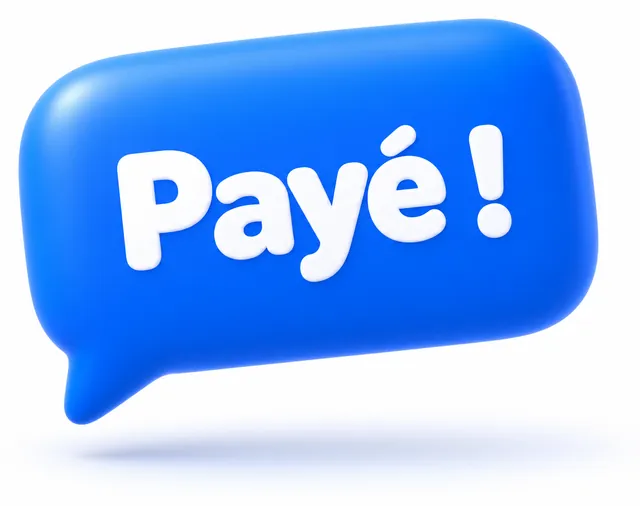
#> input picture site/assets/img/3d-paye.webp, 640 x 506 px, given in place of A-cut.png, which was not available
$ python crops.py ../../site/assets/img/3d-paye.webp ../../site/assets/img/arche-ceramique.webp
#> lines starting #> are read from the running program, lines starting #| are printed output that depends on the picture; pictures that were not available may be replaced by others from this repository, and a replacement may not be noted
import sys
from PIL import Image
S, SITE = sys.argv[1], sys.argv[2]
D = S + '/dl-pexels'
def crop(src, fx, fy, fw, ratio, out, size, mode='RGB', q=86):
#> called with fx = 0, fy = 0.13, fw = 0.95, ratio = 0.789, size = (1176, 1490), mode = 'RGBA', q = 88
    im = Image.open(src).convert(mode)
    W, H = im.size
#> W = 640; H = 506
    w = fw * W; h = w / ratio
#> after `w = fw * W`: w = 608
#> after `h = w / ratio`: h = 770.2
    x0, y0 = fx * W, fy * H
#> x0 = 0; y0 = 65.78
    if y0 + h > H: y0 = H - h
#> y0 = -264.2
    box = tuple(round(v) for v in (x0, y0, x0 + w, y0 + h))
#> box = (0, -264, 608, 506)
    im.crop(box).resize(size, Image.LANCZOS).save(out, 'WEBP', quality=q, method=6)
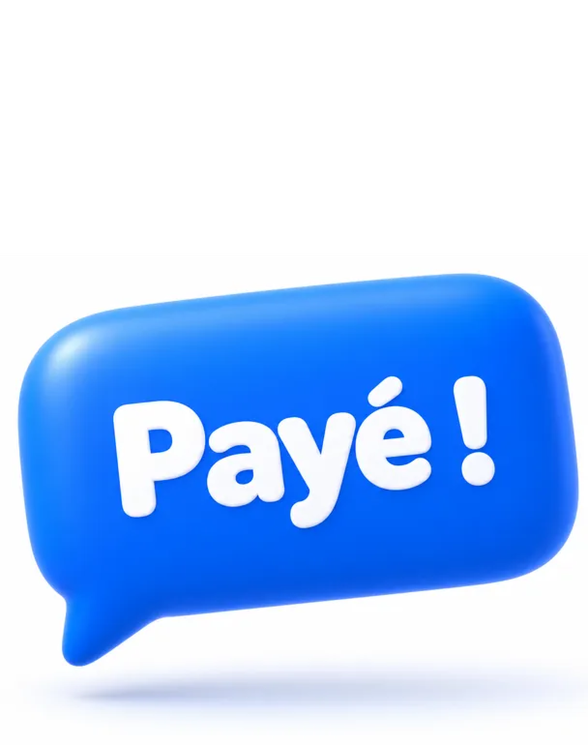
#> saved as creatrice.webp: PIL image 1176x1490 RGBA (shown at 1/2 size); mean R, G, B, A 89.9, 120.2, 164.4, 167.6; transparent parts drawn white
    print(out.split('/')[-1], box, size)
#| creatrice.webp (0, -264, 608, 506) (1176, 1490)
# créatrice détourée, même proportion que l'ancienne (941 × 1192)
crop(S + '/cut/A-cut.png', 0.0, 0.13, 0.95, 941 / 1192, SITE + '/assets/img/creatrice.webp', (1176, 1490), 'RGBA', 88)
crop(D + '/B-25752284.jpg', 0.10, 0.05, 0.80, 4 / 5, SITE + '/assets/img/usage-abidjan.webp', (960, 1200))
#> call 2 of crop, with fx = 0.1, fy = 0.05, fw = 0.8, ratio = 0.8, size = (960, 1200), mode = 'RGB', q = 86
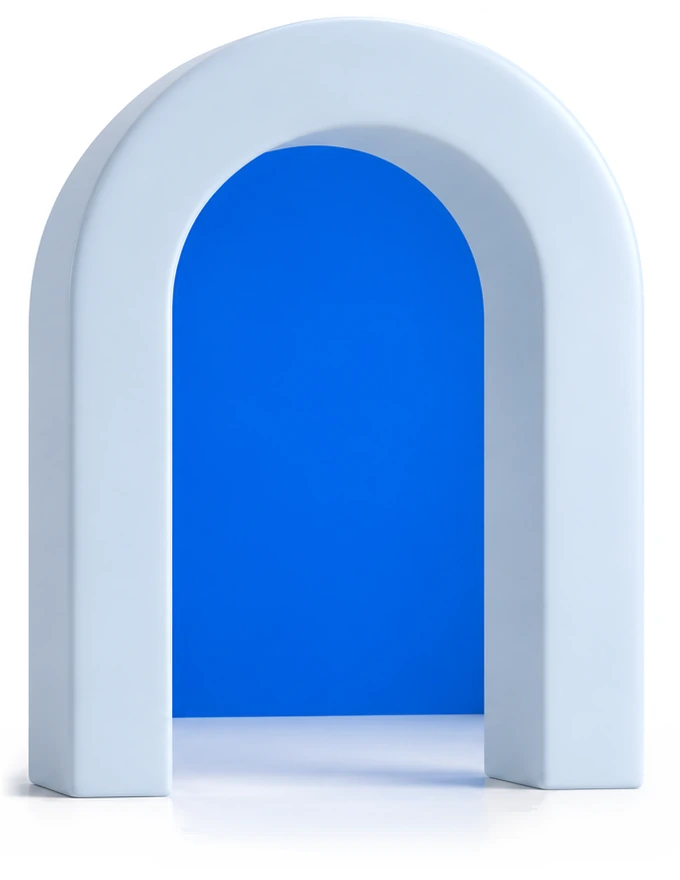
#> input picture site/assets/img/arche-ceramique.webp, 680 x 880 px, given in place of B-25752284.jpg, which was not available
#> in crop, im is the input picture: PIL image 680x880 RGB; mean R, G, B 154.9, 189.6, 234.4
#> in crop (call 2), `im.crop(box).resize(size, Image.LANCZOS).save(out, 'WEBP', quality=q, ..`:
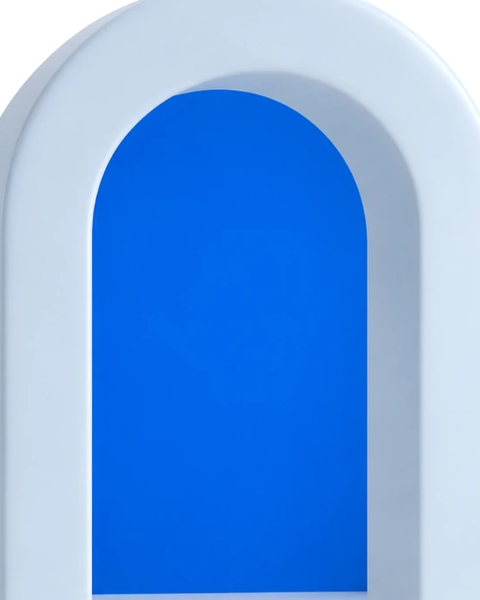
#> saved as usage-abidjan.webp: PIL image 960x1200 RGB (shown at 1/2 size); mean R, G, B 108.3, 161, 228.7
#| usage-abidjan.webp (68, 44, 612, 724) (960, 1200)
crop(D + '/C-21414936.jpg', 0.07, 0.15, 0.86, 4 / 5, SITE + '/assets/img/usage-cotonou.webp', (960, 1200))
#> call 3 of crop, with fx = 0.07, fy = 0.15, fw = 0.86, ratio = 0.8, size = (960, 1200), mode = 'RGB', q = 86
#> in crop (call 3), `im.crop(box).resize(size, Image.LANCZOS).save(out, 'WEBP', quality=q, ..`:
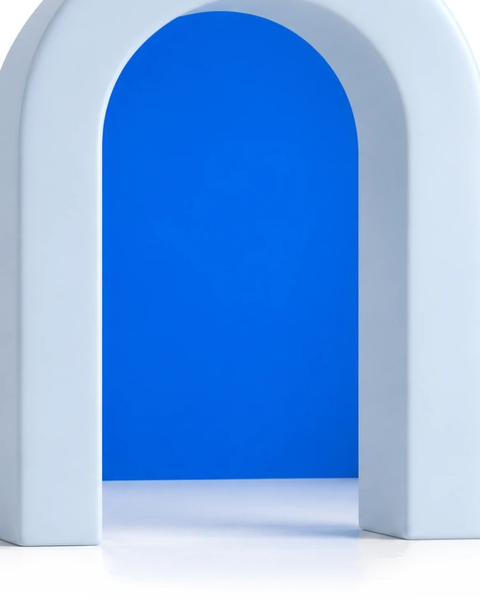
#> saved as usage-cotonou.webp: PIL image 960x1200 RGB (shown at 1/2 size); mean R, G, B 122.2, 168.9, 229.5
#| usage-cotonou.webp (48, 132, 632, 863) (960, 1200)
crop(D + '/D-7229076.jpg', 0.0, 0.12, 1.0, 4 / 5, SITE + '/assets/img/usage-dakar.webp', (960, 1200))
#> (the run stopped early here; a loop or call above may not have finished)
